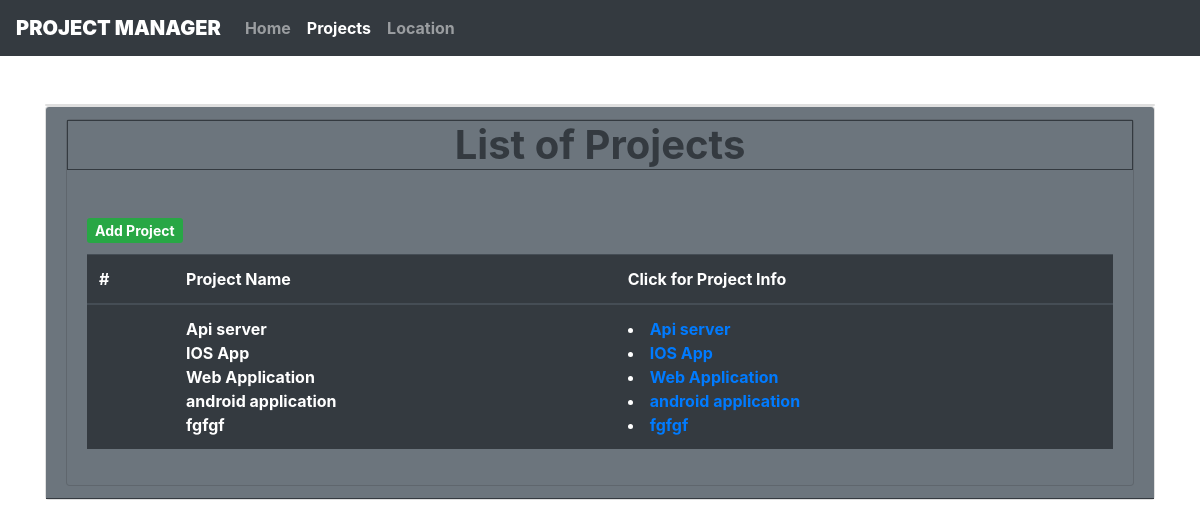
/projects/, run on the app's committed database.
### core/models.py (models this page shows, shortened)
class Project(models.Model):
    project_name = models.CharField(max_length=100, null=True, blank=Tree)
    start_date = models.DateTimeField(null=True, blank=True)
    end_date = models.DateTimeField(null=True, blank=True)
    tool = models.ManyToManyField(Tool, blank=True)
    customer = models.ForeignKey(Customer, null=True, on_delete=models.CASCADE)

### core/views.py (the view)
# urls.py: path('projects/', views.projects, name='projects'),
def projects(request):
    project_list = Project.objects.all().order_by('project_name')
    diction= {
        'project_list':project_list
        }
    return render(request, 'core/projects.html', context=diction)

### core/templates/core/projects.html (shortened to what this page needs)
{% extends 'core/base.html' %}
{% load static %}
{% block projectactive %}
  active
{% endblock projectactive %}
{% block bodycontent %}
<br>
<div class="container mt-4 fw-bolder">
  <div class="card">
  </div>
  <div class="card">
    <div class="card-header bg-secondary border-dark">
        <body class="my_body">
<div class="card div_main div_register bg-secondary">
    <h1 class=" text-dark text-center border border-dark" ><b> List of Projects </b></h1>
    <div class="card-body text-dark ">
      <h1> <a href="{% url 'add_project' %}" class="bnt btn-sm btn-success" ><b>Add Project</b></a> </h1>
<div>
  <table class="table table-dark">
    <thead>
      <tr>
        <th scope="col">#</th>
        <th scope="col">Project Name</th>
        <th scope="col">Click for Project Info</th>
      </tr>
    </thead>
    <tbody>
      <tr>
        <th scope="row"></th>
        <td>
          {% if project_list %}
          {% for project in project_list  %}
          <div> <div  class="">
            <b>{{ project.project_name }}</b> </div>
          {% endfor %}
          {% else %}
          <h2>No Projects</h2>
          {% endif %}
            </div>
        </td>
        <td>
          {% if project_list %}
          {% for project in project_list  %}
          <li> <a  class="div_register" href="{% url 'project_info' project.id %}">
            <b>{{ project.project_name }}</b> </a> <br></li>
          {% endfor %}
          {% else %}
          <h2>No Projects</h2>
          {% endif %}
            </div>
  </div>
</div>
{% endblock bodycontent %}

### data on the page
Project: project_name "Api server"
Project: project_name "IOS App"
Project: project_name "Web Application"
Project: project_name "android application"
Project: project_name "fgfgf"
